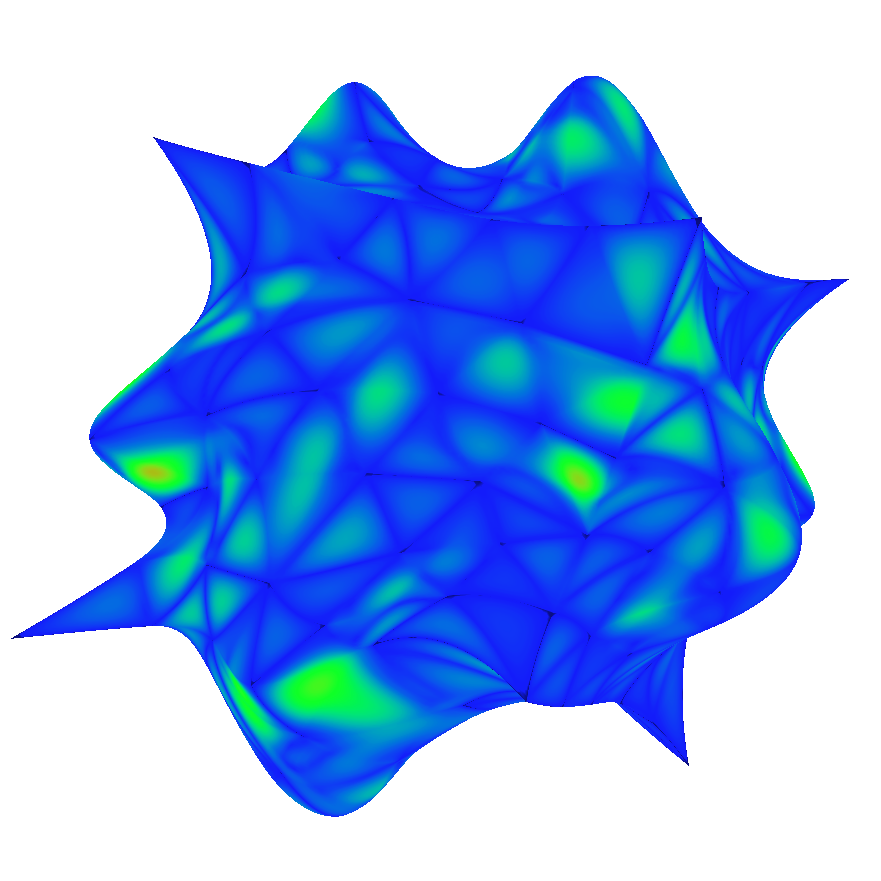
#> input picture script/cube/cube4.png, 881 x 881 px
$ python error_with_color_map.py
#> lines starting #> are read from the running program, lines starting #| are printed output that depends on the picture; pictures that were not available may be replaced by others from this repository, and a replacement may not be noted
### util/figure_util.py
from matplotlib.figure import Figure, Axes
import matplotlib.pyplot as plt
from PIL import Image
import numpy as np
import matplotlib


# [61 lines left out: functions get_img, draw_zoom, not called in this run]


def split_lr(file_path: str, f1=None, f2=None):
    dot_position = file_path.rfind('.')

    if f1 is None:
        left_file_path = file_path[:dot_position] + '0' + file_path[dot_position:]
    else:
        left_file_path = f1

    if f2 is None:
        right_file_path = file_path[:dot_position] + '1' + file_path[dot_position:]
    else:
        right_file_path = f2

    im = Image.open(file_path)  # type: Image.Image
    width, height = im.size
    im.crop((0, 0, int(width / 2), height)) \
        .save(left_file_path)
    im.crop((int(width / 2), 0, width, height)) \
        .save(right_file_path)


# [38 lines left out: function draw_figure, not called in this run]


# [16 lines that do not run on import are left out]

### script/error_with_color_map.py
from PIL import Image
from matplotlib.pyplot import *
import matplotlib.image as mpimg

import sys

sys.path.append('../')
import util.figure_util as figutil


def gen_clip_figure_with_color_map(f4, f5, f1, f2, f3, low_text, high_text):
#> called with f4 = 'cube/cube4.png', f5 = 'cube/cube6.png', f3 = 'cube/res.png', low_text = '0', high_text = '0.04'
    gcf().clear()
    left_image = mpimg.imread(f4)
#> left_image is the input picture: shape (881, 881, 4) float32; mean R, G, B, A 0.556, 0.698, 0.944, 1
    right_image = mpimg.imread(f5)

    original_size = right_image.shape[1::-1]
#> original_size = (881, 881)

    colormap = mpimg.imread('colormap.png').transpose((1, 0, 2))[::-1, ::, ::]
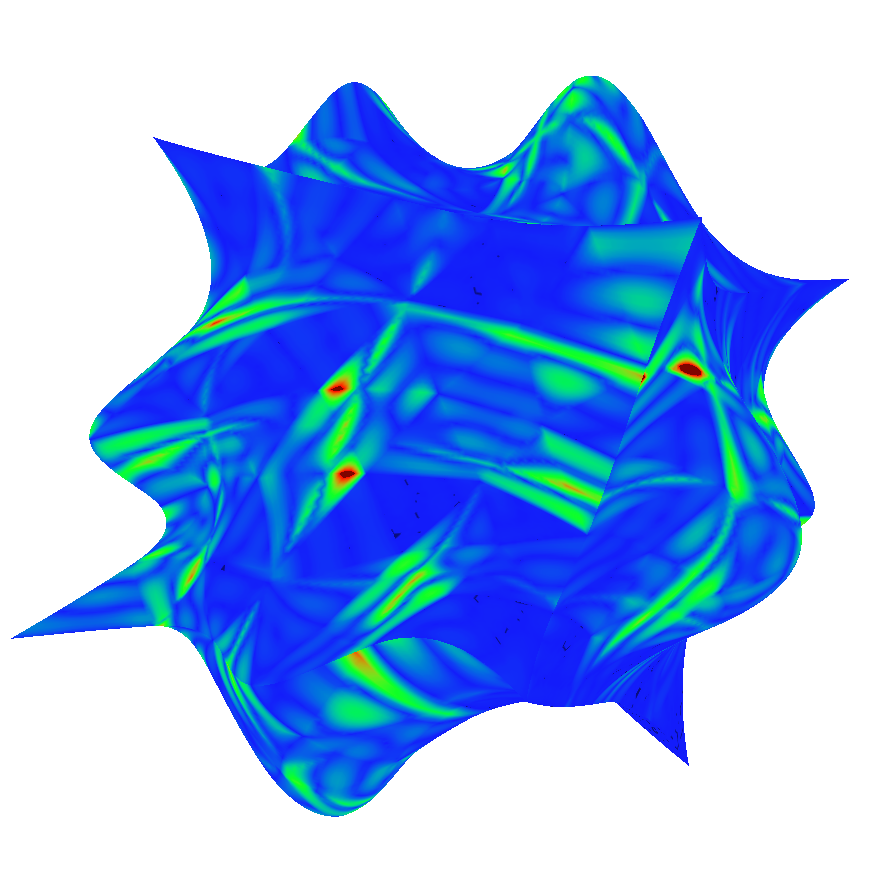
#> input picture script/cube/cube5.png, 881 x 881 px, given in place of colormap.png, which was not available
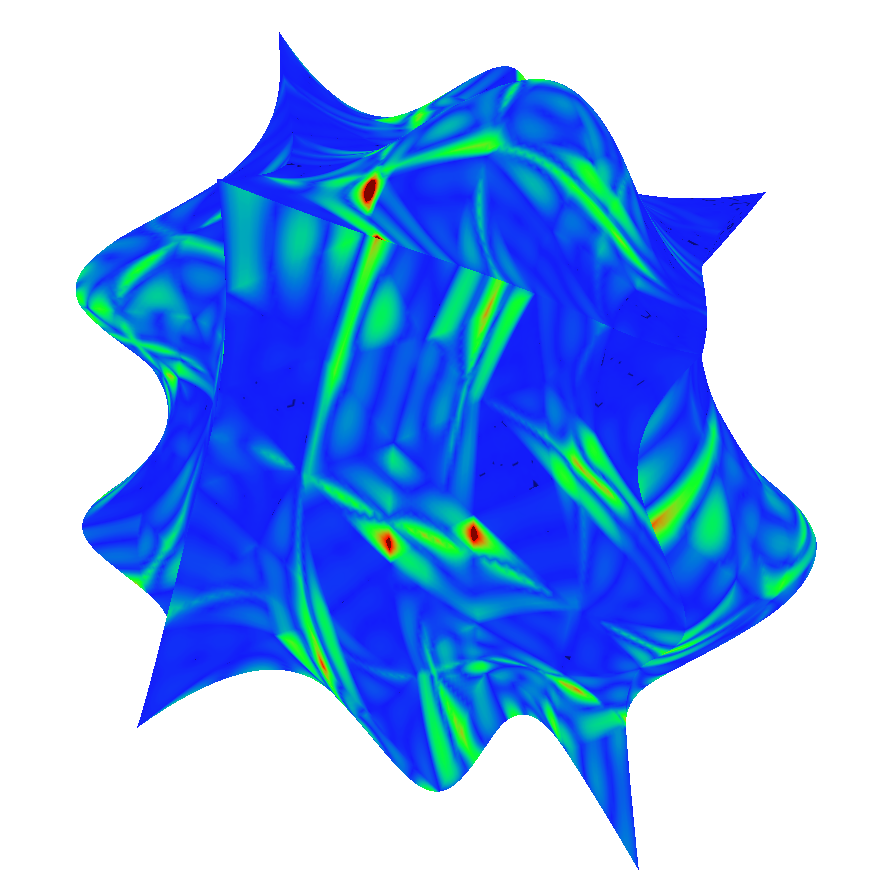
#> colormap: shape (881, 881, 4) float32; mean R, G, B, A 0.559, 0.702, 0.935, 1

    dst_size = [x for x in original_size]
#> dst_size = [881, 881]
    color_map_size = colormap.shape[1::-1]
#> color_map_size = (881, 881)

    right_position = (0, 0)
    left_position = (original_size[0], 0)
#> left_position = (881, 0)
    color_map_position = [left_position[0] - 30, 20]
#> color_map_position = [851, 20]

    text_offset = 35
    text_down_position = [color_map_position[0] + text_offset, color_map_position[1]]
#> text_down_position = [886, 20]
    text_up_position = [color_map_position[0] + text_offset, color_map_position[1] + color_map_size[1] - 20]
#> text_up_position = [886, 881]
    text_font_size = 24

    output_range_x = [0, original_size[0] * 2 + 50]
#> output_range_x = [0, 1812]
    output_range_y = [0, original_size[1]]

    def get_range_size(x):
        return x[1] - x[0]

    def ps2e(p, s):
        return p[0], p[0] + s[0], p[1], p[1] + s[1]

    imshow(left_image, extent=ps2e(right_position, dst_size), zorder=-1)
    imshow(right_image, extent=ps2e(left_position, dst_size), zorder=-1)
    imshow(colormap, extent=ps2e(color_map_position, color_map_size), zorder=-1)

    text(*text_down_position, low_text, fontsize=text_font_size)
    text(*text_up_position, high_text, fontsize=text_font_size)
    # gca().get_xaxis().set_visible(False)
    # gca().get_yaxis().set_visible(False)
    xlim(output_range_x)
    ylim(output_range_y)
    dpi = 100
    gcf().set_size_inches(get_range_size(output_range_x) / dpi, get_range_size(output_range_y) / dpi)
    # png = '/home/ac/thesis/zju_thesis/figures/clip/clip_compare.png'
    png = f3
    gca().axis('off')
    # savefig(png)
    savefig(png, bbox_inches='tight', pad_inches=-3 / 100, dpi=dpi)
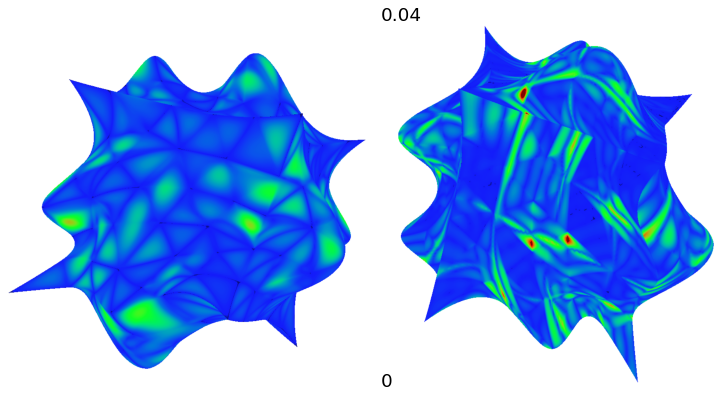
#> figure drawn by matplotlib, 1 panel
    show()
    figutil.split_lr(png, f1, f2)


if __name__ == '__main__':
    temp = '/home/ac/thesis/zju_thesis/figures/result/cube%d.png'
    temp2 = 'cube/cube%d.png'
    for i, j, k in ((4, 6, '0.04'), (5, 7, '30°')):
#> (the run stopped early here; a loop or call above may not have finished)
